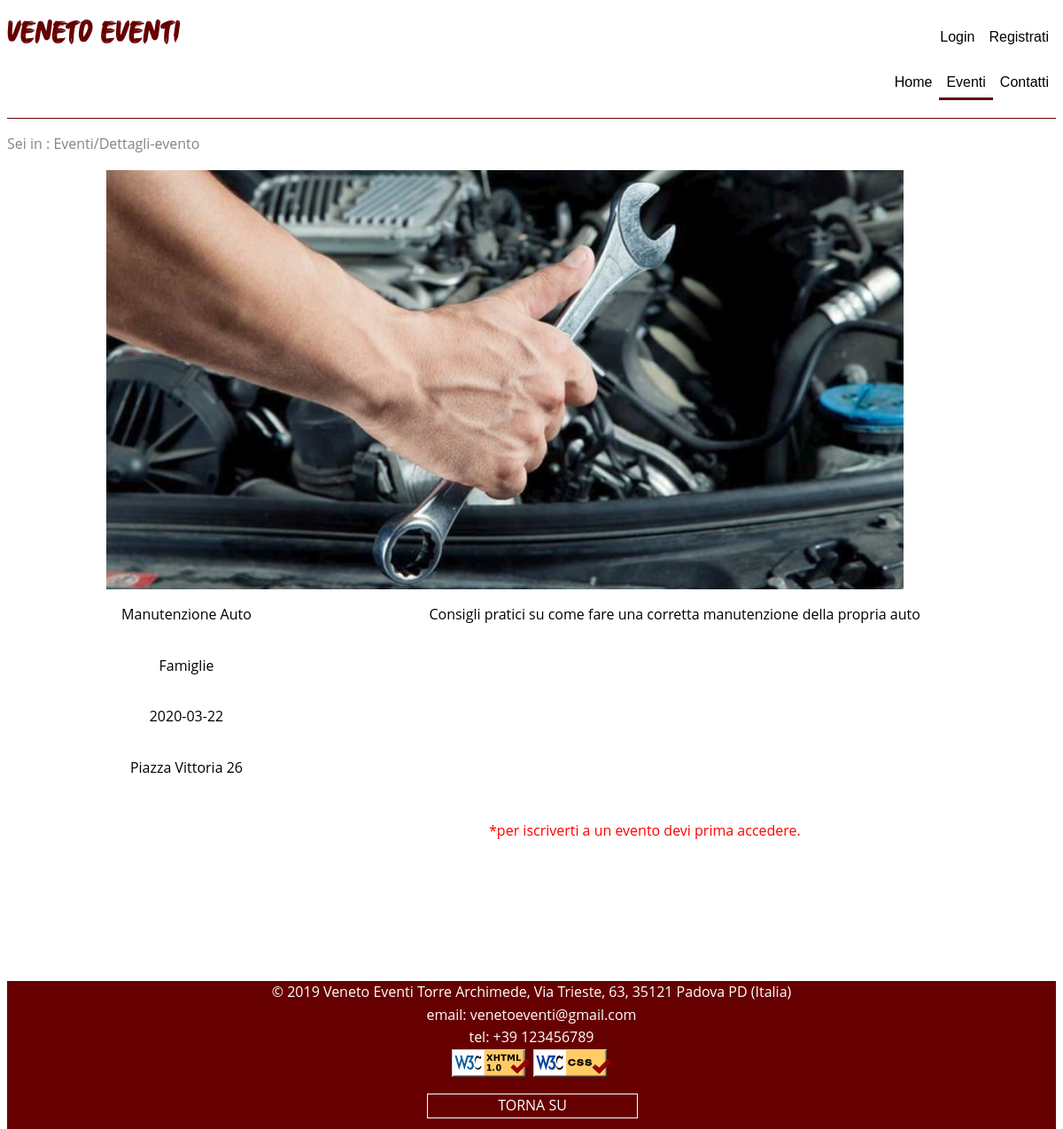
The app's page /dettagli_evento.php?id=6 with its own data.
### tables this page shows
CREATE TABLE `eventi` (
  `ID` int(11) NOT NULL,
  `Titolo` varchar(255) NOT NULL,
  `Descrizione` varchar(500) NOT NULL,
  `Luogo` varchar(255) NOT NULL,
  `Citta` enum('Venezia','Padova','Verona','Vicenza','Belluno','Treviso','Rovigo') NOT NULL,
  `Data` date NOT NULL,
  `Categoria` varchar(255) NOT NULL,
  `Azienda` varchar(255) NOT NULL
);

### dettagli_evento.php (the view, shortened to what this page needs)
<!DOCTYPE html>
<html>
<head>
	<?php
        include_once 'functions.php';
     ?>
  </head>
<?php
        require_once('functions.php');
        $evento=getEventoDettagli($_GET['id']);
        $controlloIscrizione= setIscrivitiBottone();
        $controlloPreferiti= setPreferitiBottone();
         echo   " <div class=' dettagli-evento '>
                                        <div class='box-img img-dettagli'>
                                            <img class='img-detevento' src='".getImg($evento['ID'])."' alt='immagine evento'>
                                        </div>
                                        <div class='box-evento-indettagli '>
                                            <div class='box-titolo titolo-dettagli'>
                                                    <p class='scritte-evento'>".$evento['Titolo']."</p>
                                            </div>
                                            <div class='box-categoria categoria-dettagli'>
                                                <p class='scritte-evento'>".$evento['Categoria']."</p>
                                            </div>
                                            <div class='box-data data-dettagli'>
                                                <div class='box-data-evento'>
                                                    <p class='scritte-evento'>".$evento['Data']."</p>
                                                </div>
                                            </div>
                                            <div class='box-luogo luogo-dettagli'>
                                                <div class='box-luogo-evento'>
                                                    <p class='scritte-evento'>".$evento['Luogo']."</p>
                                                </div>
                                            </div>
                                        </div>
                                            <div class='box-descr descr-dettagli'>
                                                <p class='scritte-evento'> ".$evento['Descrizione']."</p>
                                            </div>
                                            <div class='box-dettagli prefe-iscrizione'>
                                                    ".$controlloPreferiti."
                                                <div class='verifica-iscr'>
                                                    ".$controlloIscrizione."
                                                </div>
                                            </div>
                            </div>
                                    ";
?>
</body>

### css/stile.css (style rules this page uses)
html { height: 100%; padding:0; }
body { height: 100%; padding:0; font-family: "Open Sans", Arial, sans-serif; line-height: 1.6; font-size: 1.0em; background: #fff; color: #848484; overflow: auto; }
.box-img { height: 38%; width: 100%; }
.img-detevento { float: left; width: 80%; height: 40%; margin-left: 10%; margin-right: 10%; }
.box-titolo { float: left; height: 9%; width: 100%; }
.scritte-evento { text-align: center; color:#000; width: 90%; height: 100%; float: left; }
.box-categoria { float: left; width: 100%; height: 9%; }
.box-data { float: left; width: 100%; height: 9%; }
.box-descr { width: 100%; height: 19%; float: left; }
.box-luogo { float: left; width: 100%; height: 9%; }
.box-dettagli { float: left; width: 100%; height: 7%; }
.dettagli-evento { width: 95%; height:auto; }
.img-dettagli { height: 55%; }
.box-evento-indettagli { height: 35%; width: 40%; float: left; }
.prefe-iscrizione { height:10%; padding-top: 2%; padding-bottom: 2%; margin-left: 40%; width: 60%; float: right; }
.descr-dettagli { height: 35%; width: 60%; float: left; }
.titolo-dettagli, .data-dettagli, .luogo-dettagli, .categoria-dettagli { height: 25%; }

### records on screen
eventi: Titolo "Manutenzione Auto", Categoria "Famiglie", Data "2020-03-22", Luogo "Piazza Vittoria 26", Descrizione "Consigli pratici su come fare una corretta manutenzione della propria auto"

### other values on screen
$current "Eventi/Dettagli-evento"
